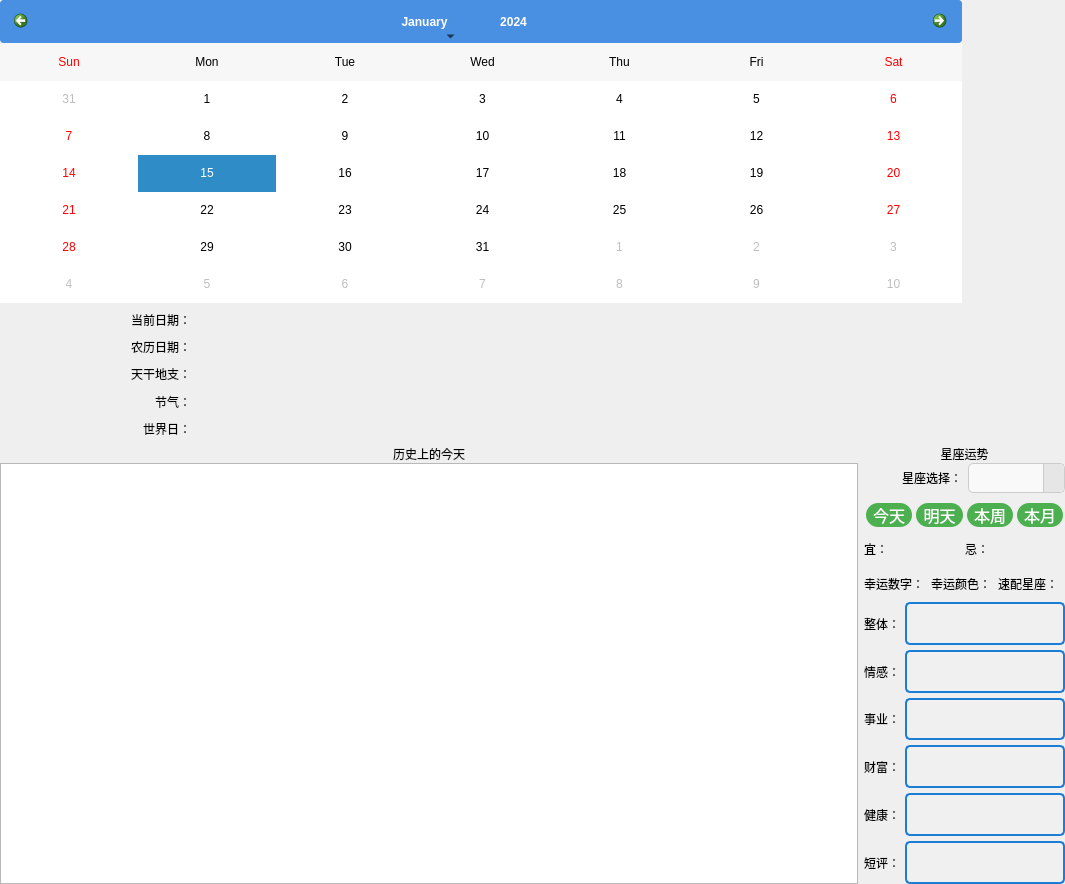
<?xml version="1.0" encoding="UTF-8"?>
<ui version="4.0">
 <class>calendar</class>
 <widget class="QWidget" name="calendar">
  <property name="geometry">
   <rect>
    <x>0</x>
    <y>0</y>
    <width>1065</width>
    <height>884</height>
   </rect>
  </property>
  <property name="windowTitle">
   <string>Form</string>
  </property>
  <layout class="QVBoxLayout" name="verticalLayout_6">
   <property name="leftMargin">
    <number>0</number>
   </property>
   <property name="topMargin">
    <number>0</number>
   </property>
   <property name="rightMargin">
    <number>0</number>
   </property>
   <property name="bottomMargin">
    <number>0</number>
   </property>
   <item>
    <layout class="QGridLayout" name="gridLayout" rowstretch="0,0" rowminimumheight="0,0">
     <item row="0" column="2">
      <widget class="QLabel" name="l_moyu">
       <property name="minimumSize">
        <size>
         <width>0</width>
         <height>0</height>
        </size>
       </property>
       <property name="styleSheet">
        <string notr="true"/>
       </property>
       <property name="text">
        <string/>
       </property>
       <property name="scaledContents">
        <bool>true</bool>
       </property>
      </widget>
     </item>
     <item row="1" column="0">
      <layout class="QVBoxLayout" name="verticalLayout_4">
       <property name="spacing">
        <number>0</number>
       </property>
       <item>
        <widget class="QLabel" name="label_6">
         <property name="text">
          <string>历史上的今天</string>
         </property>
         <property name="alignment">
          <set>Qt::AlignCenter</set>
         </property>
        </widget>
       </item>
       <item>
        <widget class="QListWidget" name="lw_today">
         <property name="font">
          <font>
           <pointsize>12</pointsize>
          </font>
         </property>
         <property name="styleSheet">
          <string notr="true">QListView {
    outline: none;
}

#listWidget::item {
    background-color: #ffffff;
    color: #000000;
    border: transparent;
    border-bottom: 1px solid #dbdbdb;
    padding: 8px;
}

#listWidget::item:hover {
    background-color: #f5f5f5;
}

#listWidget::item:selected {
    border-left: 5px solid #777777;
}

#listWidget_2::item {
    background-color: #393d49;
    color: #ffffff;
    border: transparent;
    padding: 8px;
}

#listWidget_2::item:hover {
    background-color: #4e5465;
}

#listWidget_2::item:selected {
    border-left: 5px solid #009688;
}</string>
         </property>
        </widget>
       </item>
      </layout>
     </item>
     <item row="1" column="1" colspan="2">
      <layout class="QVBoxLayout" name="verticalLayout_5" stretch="0,10">
       <property name="spacing">
        <number>0</number>
       </property>
       <item>
        <widget class="QLabel" name="label_7">
         <property name="text">
          <string>星座运势</string>
         </property>
         <property name="alignment">
          <set>Qt::AlignCenter</set>
         </property>
        </widget>
       </item>
       <item>
        <widget class="QWidget" name="w_star" native="true">
         <layout class="QVBoxLayout" name="verticalLayout_9">
          <property name="spacing">
           <number>0</number>
          </property>
          <property name="leftMargin">
           <number>0</number>
          </property>
          <property name="topMargin">
           <number>0</number>
          </property>
          <property name="rightMargin">
           <number>0</number>
          </property>
          <property name="bottomMargin">
           <number>0</number>
          </property>
          <item>
           <layout class="QVBoxLayout" name="verticalLayout_8" stretch="0,10">
            <property name="spacing">
             <number>6</number>
            </property>
            <item>
             <layout class="QHBoxLayout" name="horizontalLayout_6">
              <item>
               <widget class="QLabel" name="label_8">
                <property name="text">
                 <string>星座选择：</string>
                </property>
                <property name="alignment">
                 <set>Qt::AlignRight|Qt::AlignTrailing|Qt::AlignVCenter</set>
                </property>
               </widget>
              </item>
              <item>
               <widget class="QComboBox" name="cb_star">
                <property name="styleSheet">
                 <string notr="true">/* 设置 QComboBox 的整体样式 */
QComboBox {
    font-family: &quot;Microsoft YaHei&quot;;
    font-size: 14px;
    color: #333333;
    padding: 5px;
    border: 1px solid #CCCCCC;
    border-radius: 5px;
    background-color: #F9F9F9;
}

/* 设置 QComboBox 下拉按钮的样式 */
QComboBox::drop-down {
    subcontrol-origin: padding;
    subcontrol-position: top right;
    width: 20px;
    border-left: 1px solid #CCCCCC;
    background-color: #E6E6E6;
    border-top-right-radius: 5px;
    border-bottom-right-radius: 5px;
}

/* 设置 QComboBox 下拉箭头的样式 */
QComboBox::down-arrow {
	image: url(:/tool/tool/bottom.png);
    width: 10px;
    height: 10px;
}

/* 设置 QComboBox 下拉列表的样式 */
QComboBox QAbstractItemView {
    border: 1px solid #CCCCCC;
    selection-background-color: #B3E5FC;
    background-color: #FFFFFF;
    outline: 0;
}

/* 设置 QComboBox 下拉列表项的样式 */
QComboBox QAbstractItemView::item {
    height: 25px;
    color: #333333;
    padding-left: 10px;
}

/* 设置 QComboBox 下拉列表项悬停时的样式 */
QComboBox QAbstractItemView::item:hover {
    background-color: #E0F7FA;
}

/* 设置 QComboBox 下拉列表项选中时的样式 */
QComboBox QAbstractItemView::item:selected {
    background-color: #B3E5FC;
    color: #000000;
}
</string>
                </property>
               </widget>
              </item>
             </layout>
            </item>
            <item>
             <layout class="QVBoxLayout" name="verticalLayout_7" stretch="0,10">
              <property name="spacing">
               <number>0</number>
              </property>
              <item>
               <layout class="QHBoxLayout" name="horizontalLayout_7">
                <item>
                 <widget class="QPushButton" name="pb_today">
                  <property name="styleSheet">
                   <string notr="true">QPushButton {
    background-color: #4CAF50; /* Green background */
    border: none; /* Remove borders */
    color: white; /* White text */
    /*padding: 15px 32px; /* Some padding */
    text-align: center; /* Centered text */
    text-decoration: none; /* Remove underline */
    display: inline-block; /* Make the button inline */
    font-size: 16px; /* Increase font size */
    margin: 4px 2px; /* Some margin */
    cursor: pointer; /* Pointer/hand icon */
    border-radius: 12px; /* Rounded corners */
}

QPushButton:hover {
    background-color: #45a049; /* Darker green on hover */
}

QPushButton:pressed {
    background-color: #3e8e41; /* Even darker green when pressed */
}
</string>
                  </property>
                  <property name="text">
                   <string>今天</string>
                  </property>
                 </widget>
                </item>
                <item>
                 <widget class="QPushButton" name="pb_tom">
                  <property name="styleSheet">
                   <string notr="true">QPushButton {
    background-color: #4CAF50; /* Green background */
    border: none; /* Remove borders */
    color: white; /* White text */
    /*padding: 15px 32px; /* Some padding */
    text-align: center; /* Centered text */
    text-decoration: none; /* Remove underline */
    display: inline-block; /* Make the button inline */
    font-size: 16px; /* Increase font size */
    margin: 4px 2px; /* Some margin */
    cursor: pointer; /* Pointer/hand icon */
    border-radius: 12px; /* Rounded corners */
}

QPushButton:hover {
    background-color: #45a049; /* Darker green on hover */
}

QPushButton:pressed {
    background-color: #3e8e41; /* Even darker green when pressed */
}
</string>
                  </property>
                  <property name="text">
                   <string>明天</string>
                  </property>
                 </widget>
                </item>
                <item>
                 <widget class="QPushButton" name="pb_week">
                  <property name="styleSheet">
                   <string notr="true">QPushButton {
    background-color: #4CAF50; /* Green background */
    border: none; /* Remove borders */
    color: white; /* White text */
    /*padding: 15px 32px; /* Some padding */
    text-align: center; /* Centered text */
    text-decoration: none; /* Remove underline */
    display: inline-block; /* Make the button inline */
    font-size: 16px; /* Increase font size */
    margin: 4px 2px; /* Some margin */
    cursor: pointer; /* Pointer/hand icon */
    border-radius: 12px; /* Rounded corners */
}

QPushButton:hover {
    background-color: #45a049; /* Darker green on hover */
}

QPushButton:pressed {
    background-color: #3e8e41; /* Even darker green when pressed */
}
</string>
                  </property>
                  <property name="text">
                   <string>本周</string>
                  </property>
                 </widget>
                </item>
                <item>
                 <widget class="QPushButton" name="pb_month">
                  <property name="styleSheet">
                   <string notr="true">QPushButton {
    background-color: #4CAF50; /* Green background */
    border: none; /* Remove borders */
    color: white; /* White text */
    /*padding: 15px 32px; /* Some padding */
    text-align: center; /* Centered text */
    text-decoration: none; /* Remove underline */
    display: inline-block; /* Make the button inline */
    font-size: 16px; /* Increase font size */
    margin: 4px 2px; /* Some margin */
    cursor: pointer; /* Pointer/hand icon */
    border-radius: 12px; /* Rounded corners */
}

QPushButton:hover {
    background-color: #45a049; /* Darker green on hover */
}

QPushButton:pressed {
    background-color: #3e8e41; /* Even darker green when pressed */
}
</string>
                  </property>
                  <property name="text">
                   <string>本月</string>
                  </property>
                 </widget>
                </item>
               </layout>
              </item>
              <item>
               <widget class="QWidget" name="w_starView" native="true">
                <layout class="QVBoxLayout" name="verticalLayout_13">
                 <property name="spacing">
                  <number>0</number>
                 </property>
                 <property name="leftMargin">
                  <number>0</number>
                 </property>
                 <property name="topMargin">
                  <number>0</number>
                 </property>
                 <property name="rightMargin">
                  <number>0</number>
                 </property>
                 <property name="bottomMargin">
                  <number>0</number>
                 </property>
                 <item>
                  <layout class="QVBoxLayout" name="verticalLayout_12" stretch="1,1,8">
                   <property name="spacing">
                    <number>0</number>
                   </property>
                   <item>
                    <layout class="QHBoxLayout" name="horizontalLayout_8">
                     <item>
                      <widget class="QLabel" name="label_9">
                       <property name="sizePolicy">
                        <sizepolicy hsizetype="Fixed" vsizetype="Preferred">
                         <horstretch>0</horstretch>
                         <verstretch>0</verstretch>
                        </sizepolicy>
                       </property>
                       <property name="text">
                        <string>宜：</string>
                       </property>
                       <property name="alignment">
                        <set>Qt::AlignRight|Qt::AlignTrailing|Qt::AlignVCenter</set>
                       </property>
                      </widget>
                     </item>
                     <item>
                      <widget class="QLabel" name="l_y">
                       <property name="text">
                        <string/>
                       </property>
                       <property name="wordWrap">
                        <bool>true</bool>
                       </property>
                      </widget>
                     </item>
                     <item>
                      <widget class="QLabel" name="label_10">
                       <property name="sizePolicy">
                        <sizepolicy hsizetype="Fixed" vsizetype="Preferred">
                         <horstretch>0</horstretch>
                         <verstretch>0</verstretch>
                        </sizepolicy>
                       </property>
                       <property name="text">
                        <string>忌：</string>
                       </property>
                       <property name="alignment">
                        <set>Qt::AlignRight|Qt::AlignTrailing|Qt::AlignVCenter</set>
                       </property>
                      </widget>
                     </item>
                     <item>
                      <widget class="QLabel" name="l_j">
                       <property name="text">
                        <string/>
                       </property>
                       <property name="wordWrap">
                        <bool>true</bool>
                       </property>
                      </widget>
                     </item>
                    </layout>
                   </item>
                   <item>
                    <layout class="QHBoxLayout" name="horizontalLayout_9">
                     <item>
                      <widget class="QLabel" name="label_37">
                       <property name="sizePolicy">
                        <sizepolicy hsizetype="Fixed" vsizetype="Preferred">
                         <horstretch>0</horstretch>
                         <verstretch>0</verstretch>
                        </sizepolicy>
                       </property>
                       <property name="text">
                        <string>幸运数字：</string>
                       </property>
                       <property name="alignment">
                        <set>Qt::AlignRight|Qt::AlignTrailing|Qt::AlignVCenter</set>
                       </property>
                      </widget>
                     </item>
                     <item>
                      <widget class="QLabel" name="l_xysz">
                       <property name="text">
                        <string/>
                       </property>
                      </widget>
                     </item>
                     <item>
                      <widget class="QLabel" name="label_33">
                       <property name="sizePolicy">
                        <sizepolicy hsizetype="Fixed" vsizetype="Preferred">
                         <horstretch>0</horstretch>
                         <verstretch>0</verstretch>
                        </sizepolicy>
                       </property>
                       <property name="text">
                        <string>幸运颜色：</string>
                       </property>
                       <property name="alignment">
                        <set>Qt::AlignRight|Qt::AlignTrailing|Qt::AlignVCenter</set>
                       </property>
                      </widget>
                     </item>
                     <item>
                      <widget class="QLabel" name="l_xyys">
                       <property name="text">
                        <string/>
                       </property>
                      </widget>
                     </item>
                     <item>
                      <widget class="QLabel" name="label_36">
                       <property name="sizePolicy">
                        <sizepolicy hsizetype="Fixed" vsizetype="Preferred">
                         <horstretch>0</horstretch>
                         <verstretch>0</verstretch>
                        </sizepolicy>
                       </property>
                       <property name="text">
                        <string>速配星座：</string>
                       </property>
                       <property name="alignment">
                        <set>Qt::AlignRight|Qt::AlignTrailing|Qt::AlignVCenter</set>
                       </property>
                      </widget>
                     </item>
                     <item>
                      <widget class="QLabel" name="l_spxz">
                       <property name="text">
                        <string/>
                       </property>
                      </widget>
                     </item>
                    </layout>
                   </item>
                   <item>
                    <layout class="QVBoxLayout" name="verticalLayout_10">
                     <property name="spacing">
                      <number>5</number>
                     </property>
                     <item>
                      <layout class="QHBoxLayout" name="horizontalLayout_10">
                       <item>
                        <widget class="QLabel" name="label_13">
                         <property name="sizePolicy">
                          <sizepolicy hsizetype="Fixed" vsizetype="Preferred">
                           <horstretch>0</horstretch>
                           <verstretch>0</verstretch>
                          </sizepolicy>
                         </property>
                         <property name="text">
                          <string>整体：</string>
                         </property>
                         <property name="alignment">
                          <set>Qt::AlignRight|Qt::AlignTrailing|Qt::AlignVCenter</set>
                         </property>
                        </widget>
                       </item>
                       <item>
                        <widget class="QLabel" name="l_all">
                         <property name="styleSheet">
                          <string notr="true">QLabel {
    color: #333333; /* 文本颜色 */
    font-size: 14px; /* 字体大小 */
    font-weight: bold; /* 字体粗细 */
    font-family: Arial; /* 字体家族 */
    background-color: #f0f0f0; /* 背景颜色 */
    border: 2px solid #1c7cd6; /* 边框颜色 */
    border-radius: 5px; /* 边框圆角 */
    /*padding: 10px; /* 内边距 */
}
</string>
                         </property>
                         <property name="text">
                          <string/>
                         </property>
                         <property name="wordWrap">
                          <bool>true</bool>
                         </property>
                        </widget>
                       </item>
                      </layout>
                     </item>
                     <item>
                      <layout class="QHBoxLayout" name="horizontalLayout_11">
                       <item>
                        <widget class="QLabel" name="label_19">
                         <property name="sizePolicy">
                          <sizepolicy hsizetype="Fixed" vsizetype="Preferred">
                           <horstretch>0</horstretch>
                           <verstretch>0</verstretch>
                          </sizepolicy>
                         </property>
                         <property name="text">
                          <string>情感：</string>
                         </property>
                         <property name="alignment">
                          <set>Qt::AlignRight|Qt::AlignTrailing|Qt::AlignVCenter</set>
                         </property>
                        </widget>
                       </item>
                       <item>
                        <widget class="QLabel" name="l_love">
                         <property name="styleSheet">
                          <string notr="true">QLabel {
    color: #333333; /* 文本颜色 */
    font-size: 14px; /* 字体大小 */
    font-weight: bold; /* 字体粗细 */
    font-family: Arial; /* 字体家族 */
    background-color: #f0f0f0; /* 背景颜色 */
    border: 2px solid #1c7cd6; /* 边框颜色 */
    border-radius: 5px; /* 边框圆角 */
    /*padding: 10px; /* 内边距 */
}
</string>
                         </property>
                         <property name="text">
                          <string/>
                         </property>
                         <property name="wordWrap">
                          <bool>true</bool>
                         </property>
                        </widget>
                       </item>
                      </layout>
                     </item>
                     <item>
                      <layout class="QHBoxLayout" name="horizontalLayout_12">
                       <item>
                        <widget class="QLabel" name="label_14">
                         <property name="sizePolicy">
                          <sizepolicy hsizetype="Fixed" vsizetype="Preferred">
                           <horstretch>0</horstretch>
                           <verstretch>0</verstretch>
                          </sizepolicy>
                         </property>
                         <property name="text">
                          <string>事业：</string>
                         </property>
                         <property name="alignment">
                          <set>Qt::AlignRight|Qt::AlignTrailing|Qt::AlignVCenter</set>
                         </property>
                        </widget>
                       </item>
                       <item>
                        <widget class="QLabel" name="l_work">
                         <property name="styleSheet">
                          <string notr="true">QLabel {
    color: #333333; /* 文本颜色 */
    font-size: 14px; /* 字体大小 */
    font-weight: bold; /* 字体粗细 */
    font-family: Arial; /* 字体家族 */
    background-color: #f0f0f0; /* 背景颜色 */
    border: 2px solid #1c7cd6; /* 边框颜色 */
    border-radius: 5px; /* 边框圆角 */
   /* padding: 10px; /* 内边距 */
}
</string>
                         </property>
                         <property name="text">
                          <string/>
                         </property>
                         <property name="wordWrap">
                          <bool>true</bool>
                         </property>
                        </widget>
                       </item>
                      </layout>
                     </item>
                     <item>
                      <layout class="QHBoxLayout" name="horizontalLayout_13">
                       <item>
                        <widget class="QLabel" name="label_20">
                         <property name="sizePolicy">
                          <sizepolicy hsizetype="Fixed" vsizetype="Preferred">
                           <horstretch>0</horstretch>
                           <verstretch>0</verstretch>
                          </sizepolicy>
                         </property>
                         <property name="text">
                          <string>财富：</string>
                         </property>
                         <property name="alignment">
                          <set>Qt::AlignRight|Qt::AlignTrailing|Qt::AlignVCenter</set>
                         </property>
                        </widget>
                       </item>
                       <item>
                        <widget class="QLabel" name="l_money">
                         <property name="styleSheet">
                          <string notr="true">QLabel {
    color: #333333; /* 文本颜色 */
    font-size: 14px; /* 字体大小 */
    font-weight: bold; /* 字体粗细 */
    font-family: Arial; /* 字体家族 */
    background-color: #f0f0f0; /* 背景颜色 */
    border: 2px solid #1c7cd6; /* 边框颜色 */
    border-radius: 5px; /* 边框圆角 */
    /*padding: 10px; /* 内边距 */
}
</string>
                         </property>
                         <property name="text">
                          <string/>
                         </property>
                         <property name="wordWrap">
                          <bool>true</bool>
                         </property>
                        </widget>
                       </item>
                      </layout>
                     </item>
                     <item>
                      <layout class="QHBoxLayout" name="horizontalLayout_14">
                       <item>
                        <widget class="QLabel" name="label_21">
                         <property name="sizePolicy">
                          <sizepolicy hsizetype="Fixed" vsizetype="Preferred">
                           <horstretch>0</horstretch>
                           <verstretch>0</verstretch>
                          </sizepolicy>
                         </property>
                         <property name="text">
                          <string>健康：</string>
                         </property>
                         <property name="alignment">
                          <set>Qt::AlignRight|Qt::AlignTrailing|Qt::AlignVCenter</set>
                         </property>
                        </widget>
                       </item>
                       <item>
                        <widget class="QLabel" name="l_health">
                         <property name="styleSheet">
                          <string notr="true">QLabel {
    color: #333333; /* 文本颜色 */
    font-size: 14px; /* 字体大小 */
    font-weight: bold; /* 字体粗细 */
    font-family: Arial; /* 字体家族 */
    background-color: #f0f0f0; /* 背景颜色 */
    border: 2px solid #1c7cd6; /* 边框颜色 */
    border-radius: 5px; /* 边框圆角 */
    /*padding: 10px; /* 内边距 */
}
</string>
                         </property>
                         <property name="text">
                          <string/>
                         </property>
                         <property name="wordWrap">
                          <bool>true</bool>
                         </property>
                        </widget>
                       </item>
                      </layout>
                     </item>
                     <item>
                      <layout class="QHBoxLayout" name="horizontalLayout_15">
                       <item>
                        <widget class="QLabel" name="label_15">
                         <property name="sizePolicy">
                          <sizepolicy hsizetype="Fixed" vsizetype="Preferred">
                           <horstretch>0</horstretch>
                           <verstretch>0</verstretch>
                          </sizepolicy>
                         </property>
                         <property name="text">
                          <string>短评：</string>
                         </property>
                         <property name="alignment">
                          <set>Qt::AlignRight|Qt::AlignTrailing|Qt::AlignVCenter</set>
                         </property>
                        </widget>
                       </item>
                       <item>
                        <widget class="QLabel" name="l_short">
                         <property name="styleSheet">
                          <string notr="true">QLabel {
    color: #333333; /* 文本颜色 */
    font-size: 14px; /* 字体大小 */
    font-weight: bold; /* 字体粗细 */
    font-family: Arial; /* 字体家族 */
    background-color: #f0f0f0; /* 背景颜色 */
    border: 2px solid #1c7cd6; /* 边框颜色 */
    border-radius: 5px; /* 边框圆角 */
    /*padding: 10px; /* 内边距 */
}
</string>
                         </property>
                         <property name="text">
                          <string/>
                         </property>
                         <property name="wordWrap">
                          <bool>true</bool>
                         </property>
                        </widget>
                       </item>
                      </layout>
                     </item>
                    </layout>
                   </item>
                  </layout>
                 </item>
                </layout>
               </widget>
              </item>
             </layout>
            </item>
           </layout>
          </item>
         </layout>
        </widget>
       </item>
      </layout>
     </item>
     <item row="0" column="0" colspan="2">
      <layout class="QVBoxLayout" name="verticalLayout_3" stretch="7,3">
       <item>
        <widget class="QCalendarWidget" name="calendarWidget">
         <property name="minimumSize">
          <size>
           <width>500</width>
           <height>300</height>
          </size>
         </property>
         <property name="styleSheet">
          <string notr="true">/* 设置整个日历的背景颜色 */
QCalendarWidget {
    background-color: #f0f0f0;
    color: #333333;
    border: 1px solid #dcdcdc;
}

/* 设置导航栏的样式 */
QCalendarWidget QWidget#qt_calendar_navigationbar {
    background-color: #4a90e2;
    color: white;
}

/* 设置前一个月按钮的背景图片 */
QCalendarWidget QToolButton#qt_calendar_prevmonth {
	qproperty-icon: url(:/tool/tool/left.png);
    background-color: transparent; /* 透明背景 */
    border: none;
    border-radius: 4px;
    padding: 5px;
    min-width: 30px;
    min-height: 30px;
    icon-size: 16px;
}

/* 设置下一个月按钮的背景图片 */
QCalendarWidget QToolButton#qt_calendar_nextmonth {
	qproperty-icon: url(:/tool/tool/right.png);
    background-color: transparent; /* 透明背景 */
    border: none;
    border-radius: 4px;
    padding: 5px;
    min-width: 30px;
    min-height: 30px;
    icon-size: 16px;
}

/* 设置前一个月按钮的样式 */
QCalendarWidget QToolButton#qt_calendar_prevmonth {
    background-color: #4a90e2;
    color: white;
    border: none;
    border-radius: 4px;
    padding: 5px;
    min-width: 30px;
    min-height: 30px;
    icon-size: 16px;
}

/* 设置前一个月按钮的悬停样式 */
QCalendarWidget QToolButton#qt_calendar_prevmonth:hover {
    background-color: #357ABD;
}

/* 设置下一个月按钮的样式 */
QCalendarWidget QToolButton#qt_calendar_nextmonth {
    background-color: #4a90e2;
    color: white;
    border: none;
    border-radius: 4px;
    padding: 5px;
    min-width: 30px;
    min-height: 30px;
    icon-size: 16px;
}

/* 设置下一个月按钮的悬停样式 */
QCalendarWidget QToolButton#qt_calendar_nextmonth:hover {
    background-color: #357ABD;
}

/* 设置日期单元格的样式 */
QCalendarWidget QTableView QAbstractItemView {
    background-color: #ffffff;
    selection-background-color: #4a90e2;
    selection-color: white;
}

/* 设置周末的背景颜色 */
QCalendarWidget QTableView QAbstractItemView::item {
    background-color: #ffffff;
    color: #333333;
}

QCalendarWidget QTableView QAbstractItemView::item:enabled {
    background-color: #ffffff;
    color: #333333;
}

QCalendarWidget QTableView QAbstractItemView::item:enabled:selected {
    background-color: #4a90e2;
    color: white;
}

QCalendarWidget QTableView QAbstractItemView::item:enabled:hover {
    background-color: #e0e0e0;
    color: #333333;
}

/* 设置周末的字体颜色 */
QCalendarWidget QTableView QAbstractItemView::item:enabled:alternate {
    background-color: #f9f9f9;
    color: #ff0000; /* 红色表示周末 */
}

/* 设置今天的日期样式 */
QCalendarWidget QTableView QAbstractItemView::item:enabled:focus {
    border: 1px solid #4a90e2;
    background-color: #4a90e2;
    color: white;
}

/* 设置标题栏的样式 */
QCalendarWidget QWidget#qt_calendar_navigationbar {
    background-color: #4a90e2;
    color: white;
    border: none;
    border-radius: 4px;
    padding: 5px;
}

/* 设置 QCalendarWidget 的 QToolButton 样式 */
QCalendarWidget QToolButton {
    border: none;
    background: none;
    min-width: 50px; /* 设置最小宽度 */
    min-height: 30px; /* 设置最小高度 */
    padding: 5px;
}

/* 设置年份选择按钮的样式 */
QCalendarWidget QToolButton#qt_calendar_yearbutton {
    qproperty-iconSize: 24px 24px;
    min-width: 100px; /* 增加年份选择按钮的宽度 */
    min-height: 30px; /* 增加年份选择按钮的高度 */
}
</string>
         </property>
         <property name="firstDayOfWeek">
          <enum>Qt::Sunday</enum>
         </property>
         <property name="verticalHeaderFormat">
          <enum>QCalendarWidget::NoVerticalHeader</enum>
         </property>
        </widget>
       </item>
       <item>
        <layout class="QHBoxLayout" name="horizontalLayout" stretch="2,8">
         <item>
          <layout class="QVBoxLayout" name="verticalLayout_2">
           <item>
            <widget class="QLabel" name="label">
             <property name="sizePolicy">
              <sizepolicy hsizetype="Preferred" vsizetype="Preferred">
               <horstretch>0</horstretch>
               <verstretch>0</verstretch>
              </sizepolicy>
             </property>
             <property name="text">
              <string>当前日期：</string>
             </property>
             <property name="alignment">
              <set>Qt::AlignRight|Qt::AlignTrailing|Qt::AlignVCenter</set>
             </property>
            </widget>
           </item>
           <item>
            <widget class="QLabel" name="label_2">
             <property name="sizePolicy">
              <sizepolicy hsizetype="Preferred" vsizetype="Preferred">
               <horstretch>0</horstretch>
               <verstretch>0</verstretch>
              </sizepolicy>
             </property>
             <property name="text">
              <string>农历日期：</string>
             </property>
             <property name="alignment">
              <set>Qt::AlignRight|Qt::AlignTrailing|Qt::AlignVCenter</set>
             </property>
            </widget>
           </item>
           <item>
            <widget class="QLabel" name="label_3">
             <property name="sizePolicy">
              <sizepolicy hsizetype="Preferred" vsizetype="Preferred">
               <horstretch>0</horstretch>
               <verstretch>0</verstretch>
              </sizepolicy>
             </property>
             <property name="text">
              <string>天干地支：</string>
             </property>
             <property name="alignment">
              <set>Qt::AlignRight|Qt::AlignTrailing|Qt::AlignVCenter</set>
             </property>
            </widget>
           </item>
           <item>
            <widget class="QLabel" name="label_4">
             <property name="sizePolicy">
              <sizepolicy hsizetype="Preferred" vsizetype="Preferred">
               <horstretch>0</horstretch>
               <verstretch>0</verstretch>
              </sizepolicy>
             </property>
             <property name="text">
              <string>节气：</string>
             </property>
             <property name="alignment">
              <set>Qt::AlignRight|Qt::AlignTrailing|Qt::AlignVCenter</set>
             </property>
            </widget>
           </item>
           <item>
            <widget class="QLabel" name="label_5">
             <property name="sizePolicy">
              <sizepolicy hsizetype="Preferred" vsizetype="Preferred">
               <horstretch>0</horstretch>
               <verstretch>0</verstretch>
              </sizepolicy>
             </property>
             <property name="text">
              <string>世界日：</string>
             </property>
             <property name="textFormat">
              <enum>Qt::AutoText</enum>
             </property>
             <property name="alignment">
              <set>Qt::AlignRight|Qt::AlignTrailing|Qt::AlignVCenter</set>
             </property>
            </widget>
           </item>
          </layout>
         </item>
         <item>
          <layout class="QVBoxLayout" name="verticalLayout">
           <item>
            <widget class="QLabel" name="l_date">
             <property name="text">
              <string/>
             </property>
             <property name="alignment">
              <set>Qt::AlignCenter</set>
             </property>
            </widget>
           </item>
           <item>
            <widget class="QLabel" name="l_nl">
             <property name="text">
              <string/>
             </property>
             <property name="alignment">
              <set>Qt::AlignCenter</set>
             </property>
            </widget>
           </item>
           <item>
            <widget class="QLabel" name="l_tgdz">
             <property name="text">
              <string/>
             </property>
             <property name="alignment">
              <set>Qt::AlignCenter</set>
             </property>
            </widget>
           </item>
           <item>
            <widget class="QLabel" name="l_jq">
             <property name="text">
              <string/>
             </property>
             <property name="alignment">
              <set>Qt::AlignCenter</set>
             </property>
            </widget>
           </item>
           <item>
            <widget class="QLabel" name="l_fes">
             <property name="text">
              <string/>
             </property>
             <property name="alignment">
              <set>Qt::AlignCenter</set>
             </property>
            </widget>
           </item>
          </layout>
         </item>
        </layout>
       </item>
      </layout>
     </item>
    </layout>
   </item>
  </layout>
 </widget>
 <resources/>
 <connections/>
</ui>
